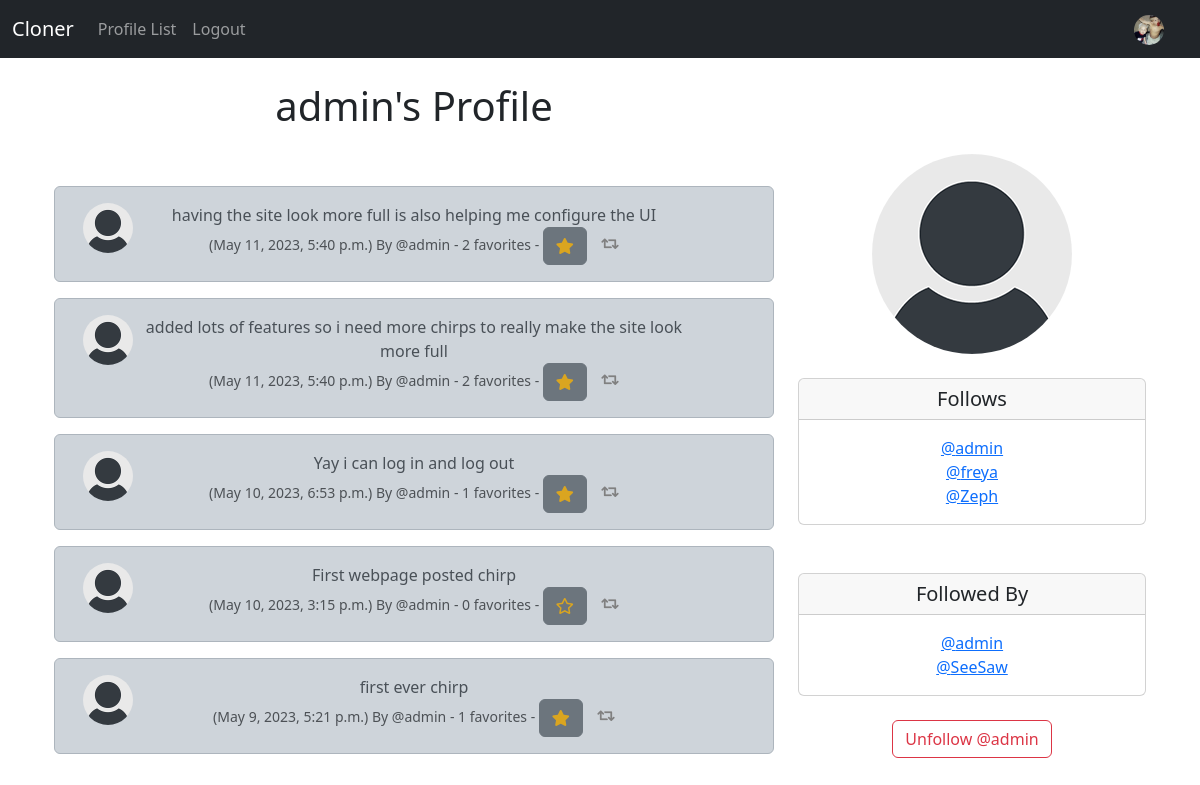
The page /profile/1 (signed in) on the database its author committed.
### cloner/models.py (models this page shows, shortened)
class Profile(models.Model):
    user = models.OneToOneField(User, on_delete=models.CASCADE)
    follows = models.ManyToManyField("self",
        related_name="followed_by",
        symmetrical=False,
        blank=True)
    date_modified = models.DateTimeField(User, auto_now=True)
    profile_pic = models.ImageField(null=True, blank=True, upload_to="images/")
    profile_bio = models.CharField(null=True, blank=True, max_length=100)
    def __str__(self):
        return self.user.username

class Chirp(models.Model):
    user = models.ForeignKey(
        User, related_name="chirps",
        on_delete=models.DO_NOTHING
    )
    body = models.CharField(max_length=200)
    created_at = models.DateTimeField(auto_now=True)
    favorites = models.ManyToManyField(User, related_name='chirp_like', blank=True)
    def total_faves(self):
        total = 0
        total = self.favorites.count()
        return total

### cloner/views.py (the view, shortened to what this page needs)
# urls.py: path('profile/<int:pk>', views.profile, name='profile'),
def profile(request, pk):
    if request.user.is_authenticated:
        profile = Profile.objects.get(user_id=pk)
        chirps = Chirp.objects.filter(user_id=pk).order_by("-created_at")
        return render(request, 'profile.html', {"profile":profile, "chirps":chirps})
    else:
        messages.success(request, ("You Must Be Logged In To Access This Page"))
        return redirect('home')

### cloner/templates/profile.html (shortened to what this page needs)
{% extends 'base.html' %}
{% load static %}
{% block content %}
{% if profile %}
    <div class="container text-center">
        <div class="row">
            <div class="col-8">
            <h1>
                {{ profile.user.username }}'s Profile
            </h1>
            <br/><br/>
                {% if chirps %}
                    {% for chirp in chirps %}
                        <div class="alert alert-dark" role="alert">
    <div class="container">
        <div class="row">
            <div class="col-1">
                {% if profile.profile_pic %}
                <img src="{{ profile.profile_pic.url }}" width="50" height="50"
                class="rounded-circle">
                {% else %}
                <img src="{% static 'images/default_profile_pic.png' %}" width="50" height="50" class="rounded-circle">
                {% endif %}
            </div>
            <div class="col-10">
                            {{chirp.body}}<br/>
                            <small class="text-muted">
                            ({{ chirp.created_at }}) By
                            @{{ chirp.user.username }}
                            - {{ chirp.total_faves }} favorites -
                            {% if user in chirp.favorites.all %}
                            <a href="{% url 'chirp_fave' chirp.id %}"><button class="btn btn-secondary"><i class="fas fa-star" style="color: goldenrod;"></i></button></a>
                            {% else %}
                            <a href="{% url 'chirp_fave' chirp.id %}"><button class="btn btn-secondary"><i class="far fa-star" style="color: goldenrod;"></i></button></a>
                            {% endif %}
<a href="{% url 'show_chirp' chirp.id %}"><i class="fas fa-retweet" style="color: grey;"></i></a>
                            </small>
            </div>
         </div>
    </div>
    </div>
                    {% endfor %}
                {% endif %}
            </div>
            <div class="col-4">
                <br/><br/><br/>
                {% if profile.profile_pic %}
                <img src="{{ profile.profile_pic.url }}" width="200" height="200" class="rounded-circle">
                {% endif %}
                <br/><br/>
                <div class="card">
                    <h5 class="card-header">Follows</h5>
                    <div class="card-body">
                      <p class="card-text">
                        {% for following in profile.follows.all %}
                        <a href ="{% url 'profile' following.user.id %}">@{{ following }}</a><br/>
                        {% endfor %}
                      </p>
                    </div>
                  </div>
                  <br/><br/>
                  <div class="card">
                    <h5 class="card-header">Followed By</h5>
                    <div class="card-body">
                      <p class="card-text">
                        {% for following in profile.followed_by.all %}
                        <a href ="{% url 'profile' following.user.id %}">@{{ following }}</a><br/>
                        {% endfor %}
                      </p>
                    </div>
                  </div>
            <br/>
            <form method="POST">
            {% if profile in user.profile.follows.all %}
                <button class="btn btn-outline-danger" name="follow" value="unfollow" type="submit">
                    Unfollow @{{profile.user.username|lower}}
                </button>
            {% else %}
                <button class="btn btn-outline-success" name="follow" value="follow" type="submit">
                    Follow @{{profile.user.username|lower}}
                </button>
            {% endif %}
            </form>
            <br/>
        </div>
        </div>
    </div>
{% endif %}
{% endblock %}

### cloner/templates/navbar.html (shortened to what this page needs)
{% load static %}
<nav class="navbar navbar-expand-lg navbar-dark bg-dark">
    <div class="container-fluid">
      <a class="navbar-brand" href="{% url 'home' %}">Cloner</a>
      <div class="collapse navbar-collapse" id="navbarSupportedContent">
        <ul class="navbar-nav me-auto mb-2 mb-lg-0">
          <li class="nav-item">
            <a class="nav-link" href="{% url 'profile_list' %}">Profile List</a>
          </li>
          {% if user.is_authenticated %}
          <li class="nav-item">
            <a class="nav-link" href="{% url 'logout'  %}">Logout</a>
          </li>
          {% endif %}
        </ul>
        {% if user.is_authenticated %}
        <ul class="navbar-nav ml-auto">
          <li class="nav-link navbar-brand">
            <a href="{% url 'profile' request.user.id %}">
              {% if user.profile.profile_pic %}
              <img src="{{ user.profile.profile_pic.url }}" class="rounded-circle" width="30">
              {% else %}
              <img src="{% static 'images/default_profile_pic.png' %}" class="img-fluid rounded-start" width="30">
              {% endif %}
            </a>
          </li>
        </ul>
        {% endif %}
      </div>
    </div>
  </nav>

### rows shown on the page
Profile: user.username "admin", profile_pic (placeholder picture)
Chirp: profile_pic (placeholder picture), body "having the site look more full is also helping me configure the UI", created_at "May 11, 2023, 5:40 p.m.", user.username "admin", total_faves "2"
Chirp: profile_pic (placeholder picture), body "added lots of features so i need more chirps to really make the site look more full", created_at "May 11, 2023, 5:40 p.m.", user.username "admin", total_faves "2"
Chirp: profile_pic (placeholder picture), body "Yay i can log in and log out", created_at "May 10, 2023, 6:53 p.m.", user.username "admin", total_faves "1"
Chirp: profile_pic (placeholder picture), body "First webpage posted chirp", created_at "May 10, 2023, 3:15 p.m.", user.username "admin", total_faves "0"
Chirp: profile_pic (placeholder picture), body "first ever chirp", created_at "May 9, 2023, 5:21 p.m.", user.username "admin", total_faves "1"
Profile: user.username "freya"
Profile: user.username "Zeph"
Profile: user.username "SeeSaw"
